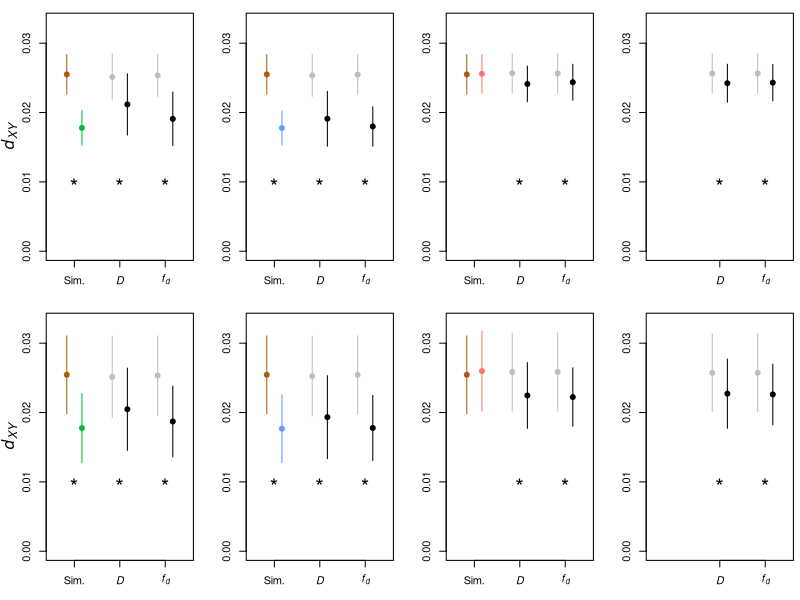

Write R code to recreate this figure.
#!/usr/bin/env Rscript

# Figure_4.R
# Plot for simulations of D, f and dxy

# Written for "Evaluating statistics for the identification of introgressed loci"
# by Simon H. Martin, John W. Davey and Chris D. Jiggins
# John Davey:   jd626@cam.ac.uk
# Simon Martin: shm45@cam.ac.uk
# August 2014


big_table <- read.delim("model_files_win10000_s0.01_l5000_r50.alternate_models.dxy.summary.sg.tsv", sep = "\t")

null_table <- read.delim("model_files_win10000_s0.01_l5000_r50.null_models.dxy.summary.sg.tsv", sep = "\t")

big_table_5 <- read.delim("model_files_win10000_s0.01_l5000_r5.alternate_models.dxy.summary.sg.tsv", sep = "\t")

null_table_5 <- read.delim("model_files_win10000_s0.01_l5000_r5.null_models.dxy.summary.sg.tsv", sep = "\t")


png("Figure_4.png", width = 3000, height = 1500, res = 400)
par(mfrow = c(2,4), mar = c(3,3.5,1,0.5))

pos = c(1,2,4,5,7,8)
pos_null = c(4,5,7,8)


bt123 = 0.8
bt21 = 0.6
at123 = 0.6
at23 = 0.4

plot_table <- subset(big_table, Background_t123 == bt123 & Background_t21 == bt21 & Alternate_t123 == at123 & Alternate_t23 == at23 & Variable == "P2P3_dxy")

plot(pos,plot_table$Mean[c(1,2,3,4,9,10)], ylim = c(0,0.033), col = c("#ad5c08", "#00ba38", rep(c( "gray", "black"),4)), pch = 19, xlim = c(0,9),yaxp = c(0,0.03,3), xaxt = "n", ylab = "")
segments(pos,plot_table$Mean[c(1,2,3,4,9,10)]+plot_table$SD[c(1,2,3,4,9,10)], pos, plot_table$Mean[c(1,2,3,4,9,10)]-plot_table$SD[c(1,2,3,4,9,10)], col = c("#ad5c08", "#00ba38", rep(c( "gray", "black"),4)))
axis(1, at = c(1.5,4.5, 7.5), labels = c("Sim.", expression(italic("D")), expression(italic("f"["d"]))))
mtext(side = 2, text = expression(italic("d"["XY"])), line = 2)
text(c(1.5,4.5,7.5), rep(0.01,3), ifelse(plot_table$w.p.background.higher[c(1,3,9)] < 0.001, "*", ""), cex = 2)

bt123 = 0.8
bt21 = 0.6
at123 = 0.8
at23 = 0.4

plot_table <- subset(big_table, Background_t123 == bt123 & Background_t21 == bt21 & Alternate_t123 == at123 & Alternate_t23 == at23 & Variable == "P2P3_dxy")

plot(pos,plot_table$Mean[c(1,2,3,4,9,10)], ylim = c(0,0.033), col = c("#ad5c08", "#619cff", rep(c( "gray", "black"),4)), pch = 19, xlim = c(0,9),yaxp = c(0,0.03,3), xaxt = "n", ylab = "")
segments(pos,plot_table$Mean[c(1,2,3,4,9,10)]+plot_table$SD[c(1,2,3,4,9,10)],pos, plot_table$Mean[c(1,2,3,4,9,10)]-plot_table$SD[c(1,2,3,4,9,10)], col = c("#ad5c08", "#619cff", rep(c( "gray", "black"),4)))
axis(1, at = c(1.5,4.5, 7.5), labels = c("Sim.", expression(italic("D")), expression(italic("f"["d"]))))
text(c(1.5,4.5,7.5), rep(0.01,3), ifelse(plot_table$w.p.background.higher[c(1,3,9)] < 0.001, "*", ""), cex = 2)



bt123 = 0.8
bt21 = 0.6
at123 = 1
at23 = 0.8

plot_table <- subset(big_table, Background_t123 == bt123 & Background_t21 == bt21 & Alternate_t123 == at123 & Alternate_t23 == at23 & Variable == "P2P3_dxy")

plot(pos,plot_table$Mean[c(1,2,3,4,9,10)], ylim = c(0,0.033), col = c("#ad5c08", "#f8766d", rep(c( "gray", "black"),4)), pch = 19, xlim = c(0,9),yaxp = c(0,0.03,3), xaxt = "n", ylab = "")
segments(pos,plot_table$Mean[c(1,2,3,4,9,10)]+plot_table$SD[c(1,2,3,4,9,10)], pos, plot_table$Mean[c(1,2,3,4,9,10)]-plot_table$SD[c(1,2,3,4,9,10)], col = c("#ad5c08", "#f8766d", rep(c( "gray", "black"),4)))
axis(1, at = c(1.5,4.5, 7.5), labels = c("Sim.", expression(italic("D")), expression(italic("f"["d"]))))
text(c(1.5,4.5,7.5), rep(0.01,3), ifelse(plot_table$w.p.background.higher[c(1,3,9)] < 0.001, "*", ""), cex = 2)




bt123 = 0.8
bt21 = 0.6

plot_table <- subset(null_table, Background_t123 == bt123 & Background_t21 == bt21 & Variable == "P2P3_dxy")

plot(pos_null,plot_table$Mean[c(1,2,7,8)], ylim = c(0,0.033), col = rep(c( "gray", "black"),5), pch = 19, xlim = c(0,9),yaxp = c(0,0.03,3), xaxt = "n", ylab = "")
segments(pos_null,plot_table$Mean[c(1,2,7,8)]+plot_table$SD[c(1,2,7,8)], pos_null, plot_table$Mean[c(1,2,7,8)]-plot_table$SD[c(1,2,7,8)], col = rep(c( "gray", "black"),5))
axis(1, at = c(4.5, 7.5), labels = c(expression(italic("D")), expression(italic("f"["d"]))))
text(c(4.5,7.5), rep(0.01,2), ifelse(plot_table$w.p.background.higher[c(1,7)] < 0.001, "*", ""), cex = 2)


### low rec


bt123 = 0.8
bt21 = 0.6
at123 = 0.6
at23 = 0.4

plot_table <- subset(big_table_5, Background_t123 == bt123 & Background_t21 == bt21 & Alternate_t123 == at123 & Alternate_t23 == at23 & Variable == "P2P3_dxy")

plot(pos,plot_table$Mean[c(1,2,3,4,9,10)], ylim = c(0,0.033), col = c("#ad5c08", "#00ba38", rep(c( "gray", "black"),4)), pch = 19, xlim = c(0,9),yaxp = c(0,0.03,3), xaxt = "n", ylab = "")
segments(pos,plot_table$Mean[c(1,2,3,4,9,10)]+plot_table$SD[c(1,2,3,4,9,10)], pos, plot_table$Mean[c(1,2,3,4,9,10)]-plot_table$SD[c(1,2,3,4,9,10)], col = c("#ad5c08", "#00ba38", rep(c( "gray", "black"),4)))
axis(1, at = c(1.5,4.5, 7.5), labels = c("Sim.", expression(italic("D")), expression(italic("f"["d"]))))
mtext(side = 2, text = expression(italic("d"["XY"])), line = 2)
text(c(1.5,4.5,7.5), rep(0.01,3), ifelse(plot_table$w.p.background.higher[c(1,3,9)] < 0.001, "*", ""), cex = 2)


bt123 = 0.8
bt21 = 0.6
at123 = 0.8
at23 = 0.4

plot_table <- subset(big_table_5, Background_t123 == bt123 & Background_t21 == bt21 & Alternate_t123 == at123 & Alternate_t23 == at23 & Variable == "P2P3_dxy")

plot(pos,plot_table$Mean[c(1,2,3,4,9,10)], ylim = c(0,0.033), col = c("#ad5c08", "#619cff", rep(c( "gray", "black"),4)), pch = 19, xlim = c(0,9),yaxp = c(0,0.03,3), xaxt = "n", ylab = "")
segments(pos,plot_table$Mean[c(1,2,3,4,9,10)]+plot_table$SD[c(1,2,3,4,9,10)],pos, plot_table$Mean[c(1,2,3,4,9,10)]-plot_table$SD[c(1,2,3,4,9,10)], col = c("#ad5c08", "#619cff", rep(c( "gray", "black"),4)))
axis(1, at = c(1.5,4.5, 7.5), labels = c("Sim.", expression(italic("D")), expression(italic("f"["d"]))))
text(c(1.5,4.5,7.5), rep(0.01,3), ifelse(plot_table$w.p.background.higher[c(1,3,9)] < 0.001, "*", ""), cex = 2)



bt123 = 0.8
bt21 = 0.6
at123 = 1
at23 = 0.8

plot_table <- subset(big_table_5, Background_t123 == bt123 & Background_t21 == bt21 & Alternate_t123 == at123 & Alternate_t23 == at23 & Variable == "P2P3_dxy")

plot(pos,plot_table$Mean[c(1,2,3,4,9,10)], ylim = c(0,0.033), col = c("#ad5c08", "#f8766d", rep(c( "gray", "black"),4)), pch = 19, xlim = c(0,9),yaxp = c(0,0.03,3), xaxt = "n", ylab = "")
segments(pos,plot_table$Mean[c(1,2,3,4,9,10)]+plot_table$SD[c(1,2,3,4,9,10)], pos, plot_table$Mean[c(1,2,3,4,9,10)]-plot_table$SD[c(1,2,3,4,9,10)], col = c("#ad5c08", "#f8766d", rep(c( "gray", "black"),4)))
axis(1, at = c(1.5,4.5, 7.5), labels = c("Sim.", expression(italic("D")), expression(italic("f"["d"]))))
text(c(1.5,4.5,7.5), rep(0.01,3), ifelse(plot_table$w.p.background.higher[c(1,3,9)] < 0.001, "*", ""), cex = 2)




bt123 = 0.8
bt21 = 0.6

plot_table <- subset(null_table_5, Background_t123 == bt123 & Background_t21 == bt21 & Variable == "P2P3_dxy")

plot(pos_null,plot_table$Mean[c(1,2,7,8)], ylim = c(0,0.033), col = rep(c( "gray", "black"),5), pch = 19, xlim = c(0,9),yaxp = c(0,0.03,3), xaxt = "n", ylab = "")
segments(pos_null,plot_table$Mean[c(1,2,7,8)]+plot_table$SD[c(1,2,7,8)], pos_null, plot_table$Mean[c(1,2,7,8)]-plot_table$SD[c(1,2,7,8)], col = rep(c( "gray", "black"),5))
axis(1, at = c(4.5, 7.5), labels = c(expression(italic("D")), expression(italic("f"["d"]))))
text(c(4.5,7.5), rep(0.01,2), ifelse(plot_table$w.p.background.higher[c(1,7)] < 0.001, "*", ""), cex = 2)



dev.off()




